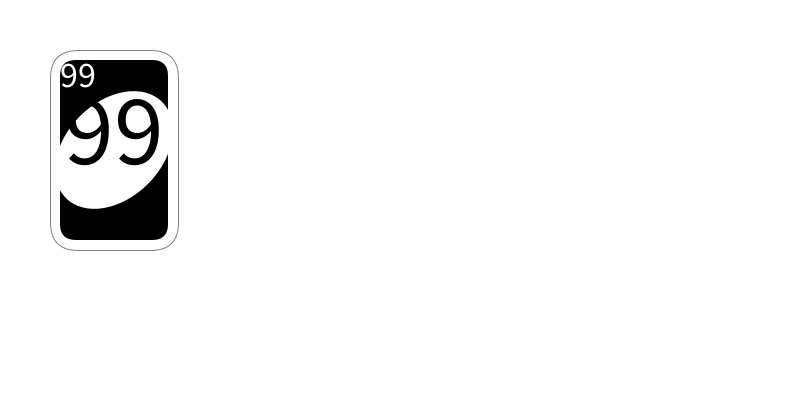
Frame 1 (no input)
Frame 60 (the mouse pressed at the canvas centre just before this capture): identical to frame 1, image omitted
Frame 120 (the mouse held since frame 60 and released just before this capture): identical to frame 1, image omitted

The Processing sketch that drew this single still picture (run headless with seeded random() and noise(); from frame 60 on, the mouse is pressed at the canvas centre):

// Processing sketch: week04_UNO_GetCard
// ── week04_UNO_GetCard.pde
void setup(){
  size(800,400);
  myShuffle();
}
void myShuffle(){
  for(int i=0;i<8;i++){
    for(int j=0;j<11;j++){
      cardN[i*11+j]=j;
      cardC[i*11+j]=C[i%4];
    }
  }
  for(int i=0;i<1000;i++){
    int a = int(random(88)),b=int(random(88));
    int temp=cardN[a];
    cardN[a]=cardN[b];
    cardN[b]=temp;
    
    temp=cardC[a];
    cardC[a]=cardC[b];
    cardC[b]=temp;
  }
}
int [] cardN = new int [88];//卡的數字
int [] cardC = new int [88];//卡的
color [] C={#FF5555,#FFAA00,#55AA55,#5555FF};

void draw(){
  background(255);
  if(mousePressed && mouseButton ==RIGHT){
    for(int i=0;i<8;i++){
      for(int j=1;j<10;j++){
        drawCard(j*32,i*50,cardC[i*11+j],cardN[i*11+j],32);
      }
    }
  }else drawCard(50,50,#000000,99,128);//牌堆
  
  for(int i=0;i<myCard;i++){
     drawCard(450+40*i,50,cardC[i],cardN[i],128); 
  }
}
int myCard=0;
void mousePressed(){
   if(mouseButton==LEFT)myCard++; 
}

void drawCard(int x,int y,color c,int n,int w){
  float s = w/32.0;//比例大小
  stroke(128);//灰色線條
  fill(255);//白色線條
  rect(x,y,32*s,50*s,7*s);
  noStroke();
  fill(c);
  rect(x+2.5*s,y+2.5*s,32*s-5*s,50*s-5*s,4*s);
  
  pushMatrix();
  fill(255);
  translate(x+16*s,y+25*s);
  rotate(radians(45));
  ellipse(0,0,24*s,34*s);
  popMatrix();
  
  textAlign(CENTER,CENTER);
  textSize(9*s);
  text (""+n,x+7*s,y+6*s);
  
  textSize(25*s);
  fill(c);
  text(""+n,x+16*s,y+19.5*s);
  
}
